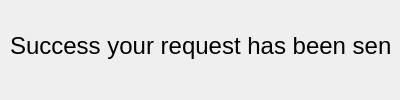
<?xml version="1.0" encoding="UTF-8"?>
<ui version="4.0">
 <class>Succes</class>
 <widget class="QWidget" name="Succes">
  <property name="geometry">
   <rect>
    <x>0</x>
    <y>0</y>
    <width>400</width>
    <height>100</height>
   </rect>
  </property>
  <property name="windowTitle">
   <string>Form</string>
  </property>
  <widget class="QLabel" name="label">
   <property name="geometry">
    <rect>
     <x>10</x>
     <y>30</y>
     <width>381</width>
     <height>31</height>
    </rect>
   </property>
   <property name="font">
    <font>
     <pointsize>18</pointsize>
    </font>
   </property>
   <property name="text">
    <string>Success your request has been send</string>
   </property>
  </widget>
 </widget>
 <resources/>
 <connections/>
</ui>
